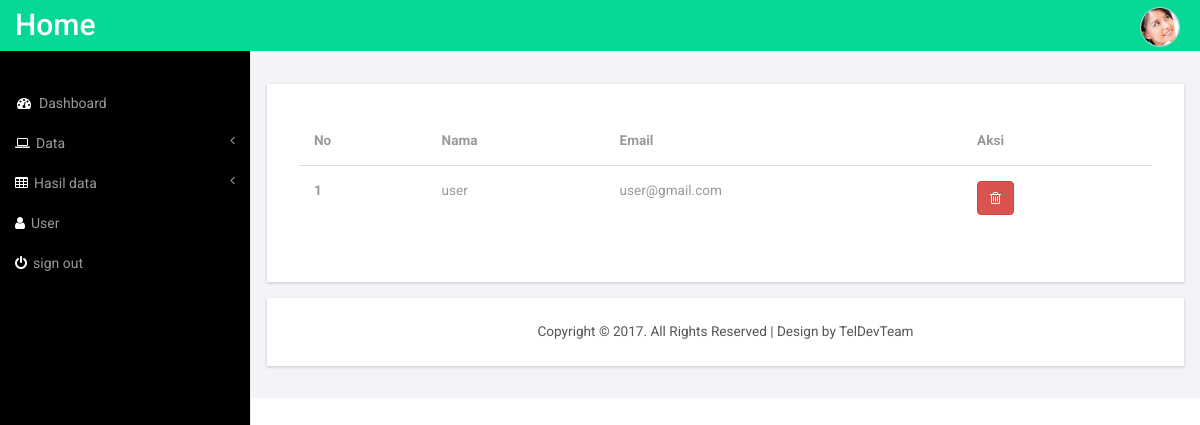
Page /index.php/admin/pengguna on the earlier database version.
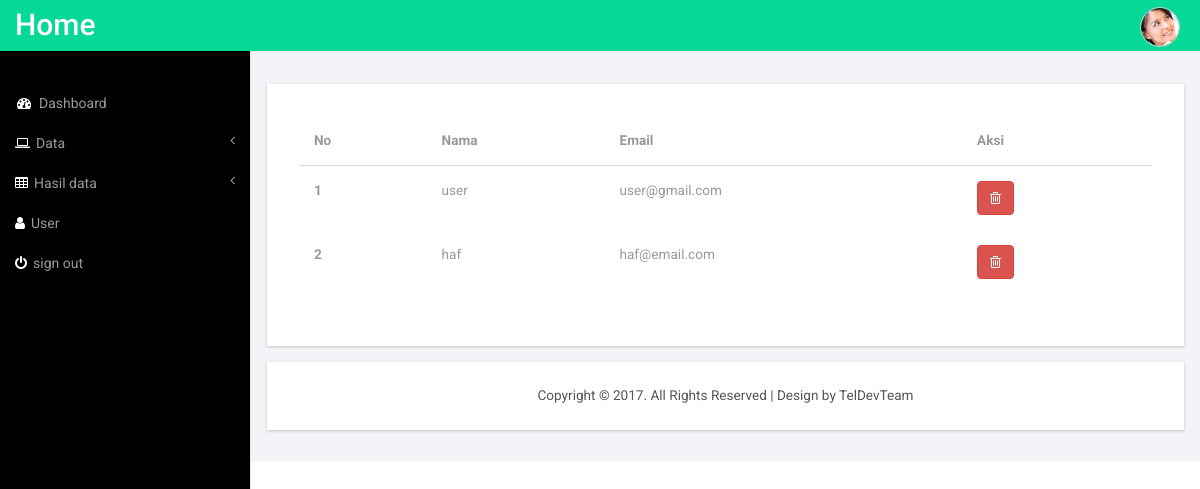
Same page on the later database version.
### tables this page shows
CREATE TABLE `akun` (
  `id_akun` int(5) NOT NULL,
  `username` varchar(40) NOT NULL,
  `password` varchar(40) NOT NULL,
  `email` varchar(30) NOT NULL,
  `id_jenis_user` int(11) NOT NULL
);

### application/controllers/Admin.php (called while the page is built, shortened)
<?php
class Admin extends CI_Controller{
	function __construct(){
		$this->load->model('doktermodel');
		$this->load->model('daruratmodel');
		$this->load->model('obatmodel');
		$this->load->model('tipsmodel');
		$this->load->model('quotemodel');
		$this->load->model('akunmodel');
		$this->load->helper('url');
	}
	function pengguna(){
		$data['akun'] = $this->akunmodel->tampil_data()->result();
		$this->load->view('headeradmin.php');
		$this->load->view('akunpage.php', $data);
		$this->load->view('footeradmin.php');
	}
}
?>

### index.php (called while the page is built, shortened)
<?php
require_once BASEPATH.'core/CodeIgniter.php';

### application/models/akunmodel.php (called while the page is built, shortened)
<?php
class akunmodel extends CI_Model{
	function tampil_data(){
return $this->db->query("SELECT * FROM akun WHERE id_jenis_user='0' ");;
}
}
?>

### application/views/akunpage.php (the view, shortened to what this page needs)
<div id="page-wrapper">
        <div class="graphs">
	   <div class="content_bottom">
     <div class="col-md-12 span_3">
          <div class="bs-example1" data-example-id="contextual-table">
            <table class="table">
              <thead>
                <tr>
                  <th>No</th>
                  <th>Nama</th>
                  <th>Email</th>
                  <th>Aksi</th>
                </tr>
              </thead>
              <tbody>
                <?php
                $no = 1;
                foreach ($akun as $u){
                  ?>
                <tr>
                  <th scope="row"><?php echo $no++ ?></th>
                  <td><?php echo $u->username ?></td>
                  <td><?php echo $u->email ?></td>
                 <td><?php echo anchor('Admin/hapus_akun/'.$u->id_akun,'<button type="button" class="btn btn-danger"><i class="fa fa-trash-o"></i></button>'); ?>&nbsp;</td>
                </tr>
                <?php } ?>
              </tbody>
            </table>
           </div>
       </div>
        </div>

Differences in the rows shown:
added akun: username "haf", email "haf@email.com"
